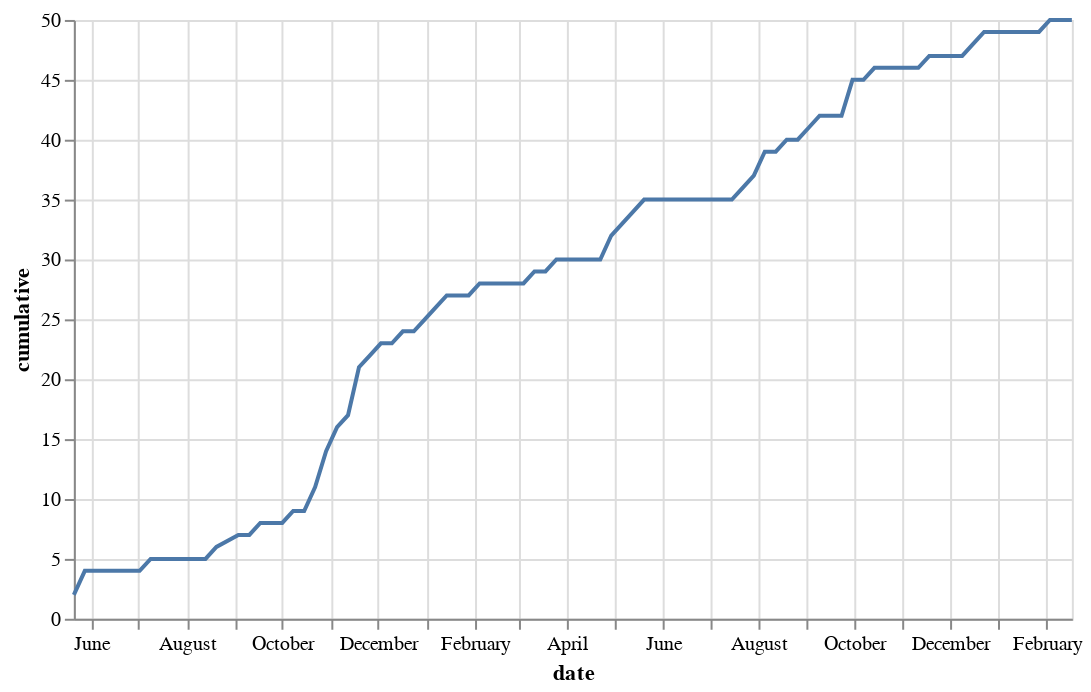

Notebook code for this chart:
### Code cell
line = alt.Chart(data=unique.reset_index(), width=500).mark_line().encode(x='date', y='cumulative')
line

### Figure 1 — Vega-Lite specification as saved in the notebook (floating-point values rounded to 4 significant figures)
{"$schema": "https://vega.github.io/schema/vega-lite/v2.6.0.json", "config": {"view": {"height": 300, "width": 400}}, "data": {"name": "data-5db15477caa3cf831808c6e2066f2fe6"}, "datasets": {"data-5db15477caa3cf831808c6e2066f2fe6": [{"cumulative": 2, "date": "2017-05-21T00:00:00", "new_contributors": 2, "user": ["choldgraf", "yuvipanda"]}, {"cumulative": 4, "date": "2017-05-28T00:00:00", "new_contributors": 2, "user": ["choldgraf", "minrk", "willingc", "yuvipanda"]}, {"cumulative": 4, "date": "2017-06-04T00:00:00", "new_contributors": 0, "user": ["choldgraf", "willingc", "yuvipanda"]}, {"cumulative": 4, "date": "2017-06-11T00:00:00", "new_contributors": 0, "user": ["choldgraf", "willingc"]}, {"cumulative": 4, "date": "2017-06-25T00:00:00", "new_contributors": 0, "user": ["choldgraf", "minrk", "yuvipanda"]}, {"cumulative": 4, "date": "2017-07-02T00:00:00", "new_contributors": 0, "user": ["choldgraf", "yuvipanda"]}, {"cumulative": 5, "date": "2017-07-09T00:00:00", "new_contributors": 1, "user": ["choldgraf", "ellisonbg", "willingc", "yuvipanda"]}, {"cumulative": 5, "date": "2017-07-23T00:00:00", "new_contributors": 0, "user": ["choldgraf", "minrk", "willingc", "yuvipanda"]}, {"cumulative": 5, "date": "2017-07-30T00:00:00", "new_contributors": 0, "user": ["choldgraf", "willingc", "yuvipanda"]}, {"cumulative": 5, "date": "2017-08-06T00:00:00", "new_contributors": 0, "user": ["choldgraf", "willingc", "yuvipanda"]}, {"cumulative": 5, "date": "2017-08-13T00:00:00", "new_contributors": 0, "user": ["choldgraf", "yuvipanda"]}, {"cumulative": 6, "date": "2017-08-20T00:00:00", "new_contributors": 1, "user": ["charlesfrye", "choldgraf", "minrk", "willingc", "yuvipanda"]}, {"cumulative": 7, "date": "2017-09-03T00:00:00", "new_contributors": 1, "user": ["choldgraf", "damianavila", "minrk", "yuvipanda"]}, {"cumulative": 7, "date": "2017-09-10T00:00:00", "new_contributors": 0, "user": ["choldgraf", "minrk", "willingc", "yuvipanda"]}, {"cumulative": 8, "date": "2017-09-17T00:00:00", "new_contributors": 1, "user": ["choldgraf", "jakirkham", "minrk", "yuvipanda"]}, {"cumulative": 8, "date": "2017-09-24T00:00:00", "new_contributors": 0, "user": ["choldgraf", "minrk", "yuvipanda"]}, {"cumulative": 8, "date": "2017-10-01T00:00:00", "new_contributors": 0, "user": ["charlesfrye", "choldgraf", "ellisonbg", "jakirkham", "minrk", "willingc", "yuvipanda"]}, {"cumulative": 9, "date": "2017-10-08T00:00:00", "new_contributors": 1, "user": ["choldgraf", "ellisonbg", "minrk", "rgbkrk", "willingc", "yuvipanda"]}, {"cumulative": 9, "date": "2017-10-15T00:00:00", "new_contributors": 0, "user": ["choldgraf", "ellisonbg", "minrk", "willingc", "yuvipanda"]}, {"cumulative": 11, "date": "2017-10-22T00:00:00", "new_contributors": 2, "user": ["SamLau95", "betatim", "choldgraf", "ellisonbg", "minrk", "willingc", "yuvipanda"]}, {"cumulative": 14, "date": "2017-10-29T00:00:00", "new_contributors": 3, "user": ["Carreau", "betatim", "choldgraf", "hzarea", "minrk", "nthiery", "willingc", "yuvipanda"]}, {"cumulative": 16, "date": "2017-11-05T00:00:00", "new_contributors": 2, "user": ["Carreau", "betatim", "choldgraf", "ctb", "damianavila", "ellisonbg", "gnestor", "hzarea", "minrk", "willingc", "yuvipanda"]}, {"cumulative": 17, "date": "2017-11-12T00:00:00", "new_contributors": 1, "user": ["Carreau", "betatim", "choldgraf", "ctb", "drorata", "hzarea", "minrk", "willingc", "yuvipanda"]}, {"cumulative": 21, "date": "2017-11-19T00:00:00", "new_contributors": 4, "user": ["Carreau", "SylvainCorlay", "betatim", "brooksambrose", "choldgraf", "drorata", "hydrosquall", "hzarea", "mariusvniekerk", "minrk", "willingc", "yuvipanda"]}, {"cumulative": 22, "date": "2017-11-26T00:00:00", "new_contributors": 1, "user": ["Carreau", "andrewjohnlowe", "betatim", "choldgraf", "drorata", "mariusvniekerk", "minrk", "willingc", "yuvipanda"]}, {"cumulative": 23, "date": "2017-12-03T00:00:00", "new_contributors": 1, "user": ["Carreau", "betatim", "brooksambrose", "choldgraf", "jakirkham", "jzf2101", "mariusvniekerk", "minrk", "rgbkrk", "willingc", "yuvipanda"]}, {"cumulative": 23, "date": "2017-12-10T00:00:00", "new_contributors": 0, "user": ["Carreau", "betatim", "choldgraf", "hzarea", "mariusvniekerk", "minrk", "willingc", "yuvipanda"]}, {"cumulative": 24, "date": "2017-12-17T00:00:00", "new_contributors": 1, "user": ["Carreau", "betatim", "bitnik", "choldgraf", "ellisonbg", "minrk", "rgbkrk", "willingc", "yuvipanda"]}, {"cumulative": 24, "date": "2017-12-24T00:00:00", "new_contributors": 0, "user": ["Carreau", "betatim", "choldgraf", "ctb", "minrk", "rgbkrk", "willingc", "yuvipanda"]}, {"cumulative": 25, "date": "2017-12-31T00:00:00", "new_contributors": 1, "user": ["astrofrog", "betatim", "choldgraf", "willingc", "yuvipanda"]}, {"cumulative": 26, "date": "2018-01-07T00:00:00", "new_contributors": 1, "user": ["Carreau", "Titan-C", "betatim", "choldgraf", "drorata", "minrk", "willingc", "yuvipanda"]}, {"cumulative": 27, "date": "2018-01-14T00:00:00", "new_contributors": 1, "user": ["Carreau", "SylvainCorlay", "Titan-C", "astrofrog", "betatim", "cekees", "choldgraf", "drorata", "minrk", "rgbkrk", "willingc", "yuvipanda"]}, {"cumulative": 27, "date": "2018-01-21T00:00:00", "new_contributors": 0, "user": ["Carreau", "betatim", "choldgraf", "drorata", "ellisonbg", "jzf2101", "willingc", "yuvipanda"]}, {"cumulative": 27, "date": "2018-01-28T00:00:00", "new_contributors": 0, "user": ["betatim", "choldgraf", "drorata", "ellisonbg", "mariusvniekerk", "minrk", "willingc", "yuvipanda"]}, {"cumulative": 28, "date": "2018-02-04T00:00:00", "new_contributors": 1, "user": ["Carreau", "betatim", "brooksambrose", "choldgraf", "ellisonbg", "mariusvniekerk", "mpacer", "yuvipanda"]}, {"cumulative": 28, "date": "2018-02-11T00:00:00", "new_contributors": 0, "user": ["Carreau", "betatim", "bitnik", "choldgraf", "ellisonbg", "minrk", "yuvipanda"]}, {"cumulative": 28, "date": "2018-02-18T00:00:00", "new_contributors": 0, "user": ["Carreau", "andrewjohnlowe", "betatim", "choldgraf", "ellisonbg", "minrk", "mpacer", "yuvipanda"]}, {"cumulative": 28, "date": "2018-02-25T00:00:00", "new_contributors": 0, "user": ["betatim", "bitnik", "choldgraf", "minrk", "willingc", "yuvipanda"]}, {"cumulative": 28, "date": "2018-03-04T00:00:00", "new_contributors": 0, "user": ["betatim", "choldgraf", "minrk"]}, {"cumulative": 29, "date": "2018-03-11T00:00:00", "new_contributors": 1, "user": ["GladysNalvarte", "betatim", "choldgraf", "minrk", "willingc"]}, {"cumulative": 29, "date": "2018-03-18T00:00:00", "new_contributors": 0, "user": ["betatim", "bitnik", "choldgraf", "ctb", "minrk"]}, {"cumulative": 30, "date": "2018-03-25T00:00:00", "new_contributors": 1, "user": ["betatim", "choldgraf", "djsegal", "minrk", "willingc"]}, {"cumulative": 30, "date": "2018-04-01T00:00:00", "new_contributors": 0, "user": ["betatim", "bitnik", "choldgraf", "jzf2101", "minrk", "nthiery", "willingc"]}, {"cumulative": 30, "date": "2018-04-08T00:00:00", "new_contributors": 0, "user": ["betatim", "bitnik", "choldgraf", "minrk", "yuvipanda"]}, {"cumulative": 30, "date": "2018-04-15T00:00:00", "new_contributors": 0, "user": ["bitnik", "choldgraf", "mariusvniekerk", "minrk", "willingc", "yuvipanda"]}, {"cumulative": 30, "date": "2018-04-22T00:00:00", "new_contributors": 0, "user": ["Carreau", "betatim", "choldgraf", "jzf2101", "minrk", "rgbkrk", "willingc", "yuvipanda"]}, {"cumulative": 32, "date": "2018-04-29T00:00:00", "new_contributors": 2, "user": ["betatim", "bitnik", "choldgraf", "consideRatio", "jdemeyer", "jzf2101", "minrk", "willingc", "yuvipanda"]}, {"cumulative": 33, "date": "2018-05-06T00:00:00", "new_contributors": 1, "user": ["betatim", "bitnik", "choldgraf", "jzf2101", "minrk", "mrocklin"]}, {"cumulative": 34, "date": "2018-05-13T00:00:00", "new_contributors": 1, "user": ["betatim", "bitnik", "choldgraf", "minrk", "neprune", "willingc"]}, {"cumulative": 35, "date": "2018-05-20T00:00:00", "new_contributors": 1, "user": ["aborruso", "betatim", "choldgraf", "jzf2101", "minrk", "willingc"]}, {"cumulative": 35, "date": "2018-05-27T00:00:00", "new_contributors": 0, "user": ["betatim", "choldgraf", "jzf2101", "minrk", "mpacer", "rgbkrk", "willingc"]}, {"cumulative": 35, "date": "2018-06-03T00:00:00", "new_contributors": 0, "user": ["betatim", "bitnik", "choldgraf", "minrk", "mpacer"]}, {"cumulative": 35, "date": "2018-06-10T00:00:00", "new_contributors": 0, "user": ["aborruso", "betatim", "choldgraf", "minrk"]}, {"cumulative": 35, "date": "2018-06-17T00:00:00", "new_contributors": 0, "user": ["betatim", "choldgraf", "consideRatio", "willingc"]}, {"cumulative": 35, "date": "2018-06-24T00:00:00", "new_contributors": 0, "user": ["betatim", "bitnik", "choldgraf", "minrk", "willingc"]}, {"cumulative": 35, "date": "2018-07-01T00:00:00", "new_contributors": 0, "user": ["betatim", "bitnik", "choldgraf", "jzf2101", "minrk", "willingc"]}, {"cumulative": 35, "date": "2018-07-08T00:00:00", "new_contributors": 0, "user": ["betatim", "choldgraf", "ellisonbg", "jzf2101", "minrk", "willingc", "yuvipanda"]}, {"cumulative": 35, "date": "2018-07-15T00:00:00", "new_contributors": 0, "user": ["SylvainCorlay", "betatim", "choldgraf", "jzf2101", "minrk", "willingc"]}, {"cumulative": 36, "date": "2018-07-22T00:00:00", "new_contributors": 1, "user": ["betatim", "choldgraf", "ctb", "jhamman", "jzf2101", "minrk"]}, {"cumulative": 37, "date": "2018-07-29T00:00:00", "new_contributors": 1, "user": ["betatim", "choldgraf", "jhamman", "jzf2101", "labarba", "willingc"]}, {"cumulative": 39, "date": "2018-08-05T00:00:00", "new_contributors": 2, "user": ["betatim", "bitnik", "choldgraf", "jzf2101", "labarba", "minrk", "ryanlovett", "tgeorgeux", "willingc"]}, {"cumulative": 39, "date": "2018-08-12T00:00:00", "new_contributors": 0, "user": ["betatim", "bitnik", "choldgraf"]}, {"cumulative": 40, "date": "2018-08-19T00:00:00", "new_contributors": 1, "user": ["Miniland1333", "betatim", "bitnik", "choldgraf", "minrk", "willingc"]}, {"cumulative": 40, "date": "2018-08-26T00:00:00", "new_contributors": 0, "user": ["Miniland1333", "betatim", "bitnik", "minrk", "rgbkrk"]}, {"cumulative": 41, "date": "2018-09-02T00:00:00", "new_contributors": 1, "user": ["Carreau", "Miniland1333", "bitnik", "choldgraf", "jhamman", "minrk", "zachetienne"]}, {"cumulative": 42, "date": "2018-09-09T00:00:00", "new_contributors": 1, "user": ["aborruso", "betatim", "jzf2101", "psychemedia", "yuvipanda"]}, {"cumulative": 42, "date": "2018-09-16T00:00:00", "new_contributors": 0, "user": ["betatim", "bitnik", "jhamman", "minrk"]}, {"cumulative": 42, "date": "2018-09-23T00:00:00", "new_contributors": 0, "user": ["betatim", "bitnik", "choldgraf", "jhamman", "minrk", "yuvipanda"]}, {"cumulative": 45, "date": "2018-09-30T00:00:00", "new_contributors": 3, "user": ["arnim", "betatim", "bitnik", "choldgraf", "gouarin", "jzf2101", "psychemedia", "yuvipanda", "zymergen-luke"]}, {"cumulative": 45, "date": "2018-10-07T00:00:00", "new_contributors": 0, "user": ["betatim", "bitnik", "choldgraf", "jhamman", "jzf2101", "minrk", "yuvipanda"]}, {"cumulative": 46, "date": "2018-10-14T00:00:00", "new_contributors": 1, "user": ["Miniland1333", "betatim", "bitnik", "choldgraf", "jhamman", "jzf2101", "minrk", "westurner"]}, {"cumulative": 46, "date": "2018-10-21T00:00:00", "new_contributors": 0, "user": ["betatim", "bitnik", "choldgraf", "gouarin", "jzf2101", "psychemedia", "willingc"]}, {"cumulative": 46, "date": "2018-10-28T00:00:00", "new_contributors": 0, "user": ["betatim", "choldgraf", "jzf2101", "minrk", "willingc", "yuvipanda"]}, {"cumulative": 46, "date": "2018-11-04T00:00:00", "new_contributors": 0, "user": ["betatim", "bitnik", "choldgraf", "jhamman", "minrk", "yuvipanda"]}, {"cumulative": 46, "date": "2018-11-11T00:00:00", "new_contributors": 0, "user": ["betatim", "choldgraf", "minrk", "tgeorgeux", "willingc", "yuvipanda"]}, {"cumulative": 47, "date": "2018-11-18T00:00:00", "new_contributors": 1, "user": ["ablekh", "betatim", "bitnik", "choldgraf", "jhamman", "jzf2101", "minrk", "willingc", "yuvipanda"]}, {"cumulative": 47, "date": "2018-11-25T00:00:00", "new_contributors": 0, "user": ["betatim", "choldgraf", "consideRatio", "minrk"]}, {"cumulative": 47, "date": "2018-12-02T00:00:00", "new_contributors": 0, "user": ["arnim", "betatim", "bitnik", "choldgraf", "consideRatio", "minrk", "willingc", "yuvipanda"]}, {"cumulative": 47, "date": "2018-12-09T00:00:00", "new_contributors": 0, "user": ["betatim", "minrk", "yuvipanda"]}, {"cumulative": 48, "date": "2018-12-16T00:00:00", "new_contributors": 1, "user": ["betatim", "cboettig", "choldgraf", "minrk"]}, {"cumulative": 49, "date": "2018-12-23T00:00:00", "new_contributors": 1, "user": ["betatim", "jzf2101", "sgibson91", "yuvipanda"]}, {"cumulative": 49, "date": "2018-12-30T00:00:00", "new_contributors": 0, "user": ["betatim", "choldgraf"]}, {"cumulative": 49, "date": "2019-01-06T00:00:00", "new_contributors": 0, "user": ["betatim", "jhamman"]}, {"cumulative": 49, "date": "2019-01-13T00:00:00", "new_contributors": 0, "user": ["minrk"]}, {"cumulative": 49, "date": "2019-01-20T00:00:00", "new_contributors": 0, "user": ["bitnik", "gnestor", "jhamman", "minrk", "yuvipanda"]}, {"cumulative": 49, "date": "2019-01-27T00:00:00", "new_contributors": 0, "user": ["betatim", "choldgraf", "minrk", "rgbkrk", "sgibson91", "yuvipanda"]}, {"cumulative": 50, "date": "2019-02-03T00:00:00", "new_contributors": 1, "user": ["betatim", "bitnik", "captainsafia", "choldgraf", "consideRatio"]}, {"cumulative": 50, "date": "2019-02-10T00:00:00", "new_contributors": 0, "user": ["betatim", "bitnik", "choldgraf", "jhamman"]}, {"cumulative": 50, "date": "2019-02-17T00:00:00", "new_contributors": 0, "user": ["andrewjohnlowe", "betatim", "captainsafia", "choldgraf", "minrk", "willingc", "yuvipanda"]}]}, "encoding": {"x": {"field": "date", "type": "temporal"}, "y": {"field": "cumulative", "type": "quantitative"}}, "mark": "line", "width": 500}
